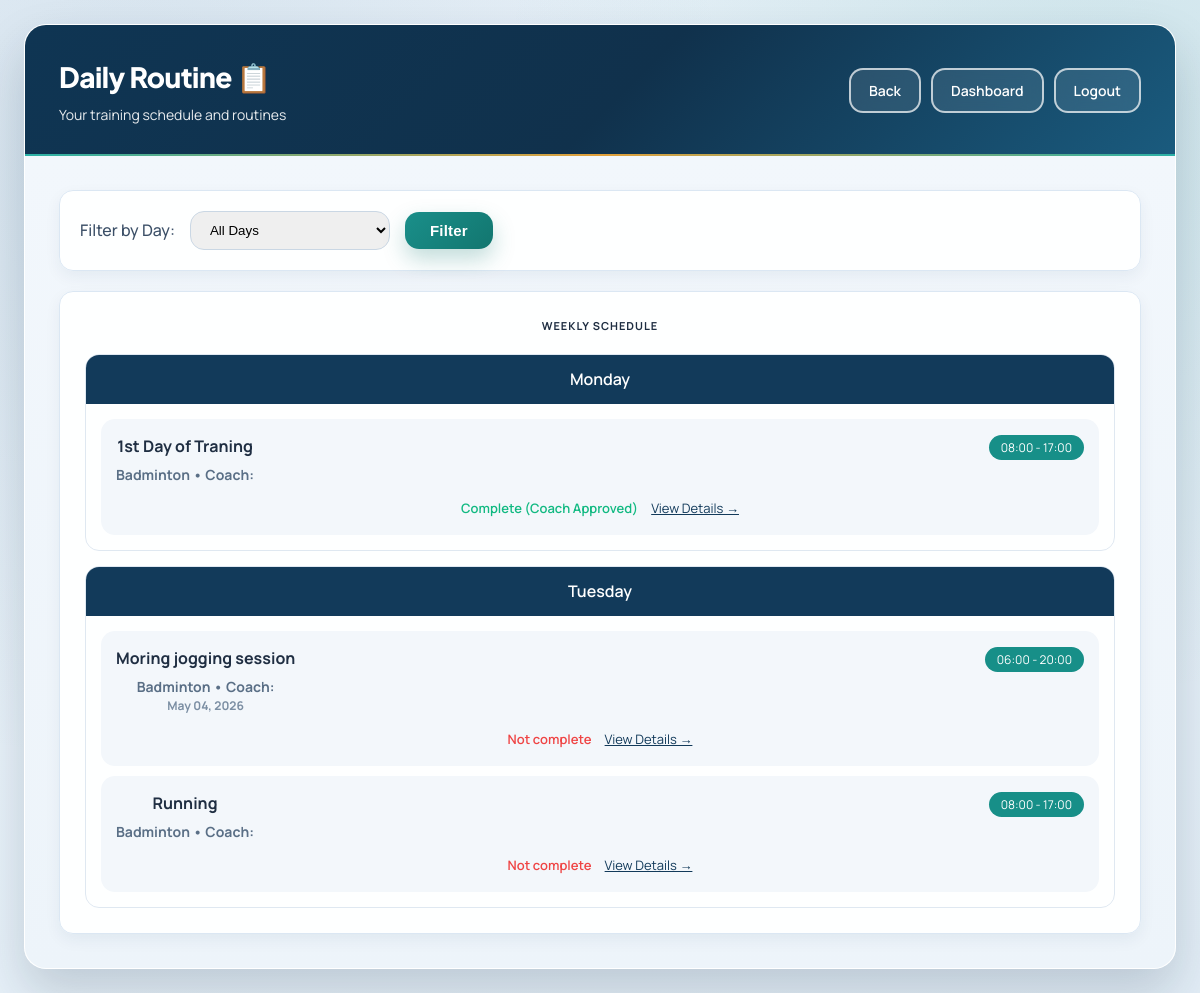
/player/routine/ (signed in), run on the app's committed database.
### player/models.py (models this page shows, shortened)
class DailyRoutine(models.Model):
    DAY_CHOICES = (
        ('monday', 'Monday'),
        ('tuesday', 'Tuesday'),
        ('wednesday', 'Wednesday'),
        ('thursday', 'Thursday'),
        ('friday', 'Friday'),
        ('saturday', 'Saturday'),
        ('sunday', 'Sunday'),
    )
    athlete = models.ForeignKey(
        settings.AUTH_USER_MODEL,
        on_delete=models.CASCADE,
        related_name='daily_routines',
    )
    coach = models.ForeignKey(
        settings.AUTH_USER_MODEL,
        on_delete=models.CASCADE,
        related_name='routines_created',
    )
    sport = models.ForeignKey(Sport, on_delete=models.CASCADE)
    day = models.CharField(max_length=20, choices=DAY_CHOICES)
    workout_date = models.DateField(null=True, blank=True)
    title = models.CharField(max_length=200)
    description = models.TextField(blank=True)
    start_time = models.TimeField()
    end_time = models.TimeField()
    exercises = models.TextField(blank=True, help_text='List of exercises for this session')
    notes = models.TextField(blank=True, help_text='Additional notes from coach')
    athlete_marked_complete = models.BooleanField(default=False)
    coach_approved_completion = models.BooleanField(default=False)
    completion_message = models.CharField(max_length=200, blank=True)
    created_at = models.DateTimeField(auto_now_add=True)
    updated_at = models.DateTimeField(auto_now=True)
    class Meta:
        db_table = 'daily_routine'
        ordering = ['day', 'start_time']

class Sport(models.Model):
    name = models.CharField(max_length=100, unique=True)
    description = models.TextField(blank=True)
    icon = models.CharField(max_length=50, blank=True)
    class Meta:
        db_table = 'sport'
        ordering = ['name']

### player/views.py (the view)
    def wrapper(request, *args, **kwargs):
        if request.user.role != 'athlete':
            messages.error(request, 'Access denied. Athletes only.')
            return redirect('home')
        return view_func(request, *args, **kwargs)

### player/views.py (called while the page is built)
def athlete_required(view_func):
    def wrapper(request, *args, **kwargs):
        if request.user.role != 'athlete':
            messages.error(request, 'Access denied. Athletes only.')
            return redirect('home')
        return view_func(request, *args, **kwargs)
    return wrapper

@login_required
@athlete_required
def daily_routine(request):
    user = request.user
    day_filter = request.GET.get('day', '')
    routines = DailyRoutine.objects.filter(athlete=user).select_related('sport', 'coach')
    if day_filter:
        routines = routines.filter(day=day_filter)
    for routine in routines:
        routine.day_of_week = routine.day
    context = {
        'routines': routines,
        'selected_day': day_filter,
    }
    return render(request, 'player/daily_routine.html', context)

### player/templates/player/daily_routine.html (shortened to what this page needs)
{% extends 'user/base.html' %}
{% block content %}
<div class="dashboard-container">
    <div class="dashboard-header">
        <div class="user-info">
            <h1>Daily Routine 📋</h1>
            <p>Your training schedule and routines</p>
        </div>
        <div class="header-actions">
            <a href="javascript:history.back()" class="btn-logout">Back</a>
            <a href="{% url 'player:dashboard' %}" class="btn-logout">Dashboard</a>            <a href="{% url 'logout' %}" class="btn-logout">Logout</a>
        </div>
    </div>
    <div class="dashboard-body">
        <div class="info-card" style="padding: 20px; margin-bottom: 20px;">
            <form method="get" style="display: flex; gap: 15px; align-items: center; flex-wrap: wrap;">
                <label style="color: var(--gray-700); font-weight: 500;">Filter by Day:</label>
                <select name="day" style="padding: 10px 15px; border: 1px solid var(--gray-300); border-radius: var(--radius); min-width: 200px;">
                    <option value="">All Days</option>
                </select>
                <button type="submit" class="btn btn-primary" style="width: auto; padding: 10px 25px;">
                    Filter
                </button>
            </form>
        </div>
        <div class="info-card" style="padding: 25px;">
            <h3 style="color: var(--gray-900); margin-bottom: 20px;">Weekly Schedule</h3>
            {% if routines %}
            <div style="display: grid; gap: 15px;">
                {% regroup routines by day_of_week as day_list %}
                {% for day in day_list %}
                <div style="border: 1px solid var(--gray-200); border-radius: var(--radius); overflow: hidden;">
                    <div style="background: var(--primary); color: white; padding: 12px 20px; font-weight: 600; text-transform: capitalize;">
                        {{ day.grouper }}
                    </div>
                    <div style="padding: 15px;">
                        {% for routine in day.list %}
                        <div style="background: var(--gray-100); padding: 15px; border-radius: var(--radius); margin-bottom: 10px; {% if forloop.last %}margin-bottom: 0;{% endif %}">
                            <div style="display: flex; justify-content: space-between; align-items: flex-start;">
                                <div>
                                    <h4 style="color: var(--gray-900); margin-bottom: 5px;">{{ routine.title }}</h4>
                                    <p style="color: var(--gray-600); font-size: 14px;">
                                        {{ routine.sport.name }} • Coach: {{ routine.coach.user.first_name }} {{ routine.coach.user.last_name }}
                                    </p>
                                    {% if routine.workout_date %}
                                    <p style="color: var(--gray-500); font-size: 12px;">
                                        {{ routine.workout_date|date:"M d, Y" }}
                                    </p>
                                    {% endif %}
                                </div>
                                <div style="text-align: right;">
                                    <span style="background: var(--secondary); color: white; padding: 4px 12px; border-radius: 15px; font-size: 12px;">
                                        {{ routine.start_time|time:"H:i" }} - {{ routine.end_time|time:"H:i" }}
                                    </span>
                                </div>
                            </div>
                            <div style="margin-top: 10px;">
                                {% if routine.coach_approved_completion %}
                                <span style="display: inline-block; margin-right: 10px; color: #10b981; font-size: 13px; font-weight: 600;">
                                    Complete (Coach Approved)
                                </span>
                                {% else %}
                                <span style="display: inline-block; margin-right: 10px; color: #ef4444; font-size: 13px; font-weight: 600;">
                                    Not complete
                                </span>
                                {% endif %}
                                <a href="{% url 'player:routine_detail' routine.id %}" style="color: var(--primary); font-size: 13px;">
                                    View Details →
                                </a>
                            </div>
                        </div>
                        {% endfor %}
                    </div>
                </div>
                {% endfor %}
            </div>
            {% endif %}
        </div>
    </div>
</div>
{% endblock %}

### user/templates/user/base.html (style rules this page uses)
* { margin: 0; padding: 0; box-sizing: border-box; }
:root { --primary: #123a5a; --primary-light: #1b567f; --primary-dark: #0b2740; --secondary: #178f88; --secondary-light: #22a39b; --secondary-dark: #0f736d; --accent: #d98d23; --accent-light: #e6a13a; --accent-dark: #b8741a; --success: #18885f; --danger: #cf4c3c; --warning: #d9871f; --dark: #182536; --gray-900: #1f2e42; --gray-700: #3b4f67; --gray-600: #5a6f86; --gray-500: #7b8ea3; --gray-400: #9bb0c4; --gray-300: #cad7e4; --gray-200: #dfe8f1; --gray-100: #f3f7fb; --white: #FFFFFF; --shadow-sm: 0 6px 16px rgba(18, 58, 90, 0.06); --shadow-md: 0 12px 28px rgba(16, 45, 71, 0.12); --shadow-lg: 0 24px 50px rgba(10, 33, 53, 0.18); --radius-sm: 8px; --radius: 14px; --radius-lg: 22px; --transition: all 0.25s cubic-bezier(0.4, 0, 0.2, 1); }
body { font-family: 'Manrope', 'Plus Jakarta Sans', 'Trebuchet MS', sans-serif; background: radial-gradient(circle at 10% 15%, rgba(35, 98, 138, 0.12) 0%, transparent 45%), radial-gradient(circle at 90% 12%, rgba(23, 143, 136, 0.12) 0%, transparent 42%), linear-gradient(140deg, #edf4fb 0%, #e6f0f8 50%, #e2edf6 100%); min-height: 100vh; display: flex; align-items: center; justify-content: center; padding: 24px; line-height: 1.55; color: var(--gray-900); -webkit-font-smoothing: antialiased; -moz-osx-font-smoothing: grayscale; text-rendering: optimizeLegibility; }
.btn { width: 100%; padding: 13px 20px; border: none; border-radius: var(--radius); font-size: 15px; font-weight: 600; cursor: pointer; transition: var(--transition); text-decoration: none !important; letter-spacing: 0.2px; display: inline-flex; align-items: center; justify-content: center; gap: 8px; }
a.btn, a.btn:hover, a.btn:focus, a.btn:active, .btn-logout, .btn-logout:hover, .btn-logout:focus, .btn-logout:active { text-decoration: none !important; }
.btn-primary { background: linear-gradient(135deg, #1a8f8a 0%, #12766f 100%); color: var(--white); box-shadow: 0 10px 22px rgba(18, 118, 111, 0.26); }
.dashboard-container { width: 100%; max-width: 1280px; background: rgba(255, 255, 255, 0.92); backdrop-filter: blur(10px); border-radius: var(--radius-lg); box-shadow: var(--shadow-lg); overflow: hidden; animation: slideUp 0.5s ease; border: 1px solid rgba(255, 255, 255, 0.72); }
.dashboard-header { background: linear-gradient(135deg, #0f3553 0%, #10314c 52%, #1a5b7e 100%); padding: 30px 34px; color: var(--white); display: flex; justify-content: space-between; align-items: center; position: relative; overflow: hidden; }
.dashboard-header::after { content: ''; position: absolute; bottom: 0; left: 0; right: 0; height: 2px; background: linear-gradient(90deg, #2bb1a7, #e2a03a, #2bb1a7); }
.dashboard-header .user-info h1 { font-family: 'Plus Jakarta Sans', 'Manrope', sans-serif; font-size: 28px; margin-bottom: 6px; font-weight: 800; letter-spacing: -0.5px; }
.dashboard-header .user-info p { opacity: 0.9; font-size: 14px; display: flex; align-items: center; gap: 12px; }
.dashboard-body { padding: 34px; background: linear-gradient(180deg, #f2f7fc 0%, #edf4fa 100%); }
.header-actions { display: flex; gap: 10px; flex-wrap: wrap; }
.info-card { background: rgba(255, 255, 255, 0.92); backdrop-filter: blur(4px); padding: 24px 22px; border-radius: var(--radius); text-align: center; transition: var(--transition); border: 1px solid #dbe7f3; box-shadow: var(--shadow-sm); }
.info-card h3 { font-size: 11px; color: var(--gray-600); text-transform: uppercase; letter-spacing: 1px; margin-bottom: 8px; font-weight: 700; }
.info-card p { font-size: 22px; font-weight: 700; color: var(--primary); }
.btn-logout { padding: 10px 18px; border: 2px solid rgba(255,255,255,0.7); background: rgba(255,255,255,0.1); color: var(--white); border-radius: var(--radius); font-size: 14px; font-weight: 600; cursor: pointer; transition: var(--transition); text-decoration: none; backdrop-filter: blur(10px); }

### data on the page
DailyRoutine: grouper "Monday", title "1st Day of Traning", sport.name "Badminton", start_time "08:00", end_time "17:00", coach_approved_completion "Complete (Coach Approved)"
DailyRoutine: grouper "Tuesday", title "Moring jogging session", sport.name "Badminton", workout_date "May 04, 2026", start_time "06:00", end_time "20:00", coach_approved_completion "Not complete"
DailyRoutine: title "Running", sport.name "Badminton", start_time "08:00", end_time "17:00", coach_approved_completion "Not complete"
